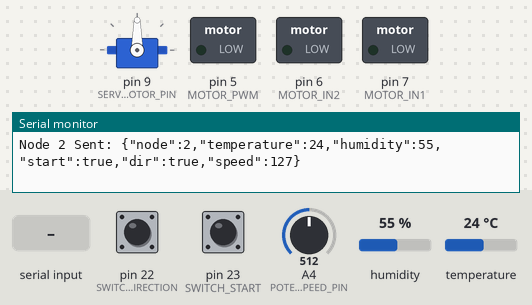
The sketch below on a simulated Arduino Mega 2560, built for the host (arithmetic inside an expression is 32-bit, double 64-bit). Parts: servo, switched loads named in the sketch (green lamp = pin HIGH), the last lines printed to the serial monitor. The inputs (shaded band) are chosen by the test bench; at power-on: A4 (POTENTIAL_SPEED_PIN) = 512, pin 22 (SWITCH_DIRECTION) HIGH, pin 23 (SWITCH_START) HIGH, humidity 55 %, temperature 24 °C.

Above: at 1.2 s.
1.3 s: "1\n" received over the second serial link
At 2.3 s:
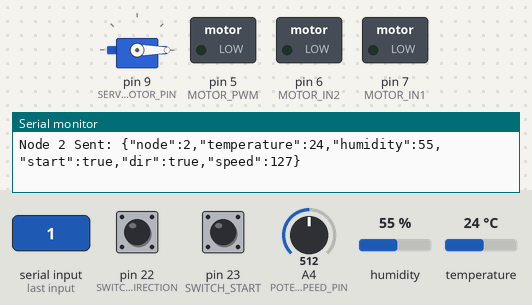
4.6 s: A4 (POTENTIAL_SPEED_PIN) set to 416
6.1 s: A4 (POTENTIAL_SPEED_PIN) set to 395
Timing chart, 0 to 9.1 s (numbered marks = the images above; inputs shaded):
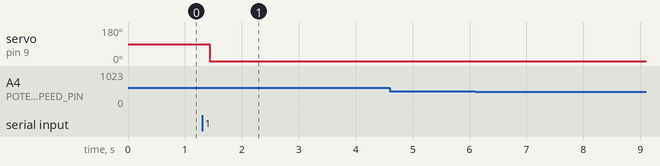

Measured:
- after the input at 1.3 s, servo on pin 9 (SERVOMOTOR_PIN): 90° → 0° after 0.13 s

The sketch:

node2.ino
```cpp
#include <DHT.h>
#include <ArduinoJson.h>
#include <Servo.h>

#define DHTPIN 8
#define DHTTYPE DHT11
#define SWITCH_START 23
#define SWITCH_DIRECTION 22
#define POTENTIAL_SPEED_PIN A4
#define SERVOMOTOR_PIN 9
#define MOTOR_IN1 7
#define MOTOR_IN2 6
#define MOTOR_PWM 5

Servo servo2;
DHT dht(DHTPIN, DHTTYPE);

void setup() {
  Serial1.begin(9600);
  Serial.begin(9600);
  dht.begin();
  pinMode(SWITCH_START, INPUT_PULLUP);
  pinMode(SWITCH_DIRECTION, INPUT_PULLUP);
  pinMode(MOTOR_IN1, OUTPUT);
  pinMode(MOTOR_IN2, OUTPUT);
  pinMode(MOTOR_PWM, OUTPUT);
  servo2.attach(SERVOMOTOR_PIN);
}

void loop() {

  float temperature = dht.readTemperature();
  float humidity = dht.readHumidity();
  bool startState = digitalRead(SWITCH_START);
  bool dirState = digitalRead(SWITCH_DIRECTION);
  int potSpeed = analogRead(POTENTIAL_SPEED_PIN);
  int motorSpeed = map(potSpeed, 0, 1023, 0, 255);


  if (isnan(temperature) || isnan(humidity)) {
    Serial.println("DHT sensor read failed!");
    return;
  }


  sendJsonData(temperature, humidity, startState, dirState, motorSpeed);


  if (Serial1.available()) {
    processReceivedData();
  }

  delay(150);
}

void sendJsonData(float temp, float hum, bool start, bool dir, int speed) {
  JsonDocument doc;
  doc["node"] = 2;
  doc["temperature"] = temp;
  doc["humidity"] = hum;
  doc["start"] = start;
  doc["dir"] = dir;
  doc["speed"] = speed;

  char jsonOutput[2048];
  serializeJson(doc, jsonOutput);
  Serial1.println(jsonOutput);
  Serial.print("Node 2 Sent: ");
  Serial.println(jsonOutput);
}

void processReceivedData() {
  String receivedData = Serial1.readStringUntil('\n');
  JsonDocument docReceived;
  DeserializationError error = deserializeJson(docReceived, receivedData);

  if (error) {
    Serial.print("Node 1 Parse Error: ");
    Serial.println(error.c_str());
  } else {
    int servoAngle = docReceived["servo_servoAngle"];
    int ldrValue = docReceived["ldr"];


    servo2.write(servoAngle);


    bool motorStart = docReceived["start"];
    bool motorDir = docReceived["dir"];
    int motorSpeed = docReceived["speed"];
    controlMotor(motorStart, motorDir, motorSpeed);

    Serial.print("Node 1 Data: Angle=");
    Serial.print(servoAngle);
    Serial.print(", LDR=");
    Serial.print(ldrValue);
    Serial.print(", Motor Start=");
    Serial.print(motorStart);
    Serial.print(", Motor Dir=");
    Serial.print(motorDir);
    Serial.print(", Motor Speed=");
    Serial.println(motorSpeed);
  }
}


void controlMotor(bool motorStart, bool motorDir, int motorSpeed) {
  if (motorStart) {
    digitalWrite(MOTOR_IN1, motorDir ? HIGH : LOW);
    digitalWrite(MOTOR_IN2, motorDir ? LOW : HIGH);
    analogWrite(MOTOR_PWM, motorSpeed);
  } else {
    stopMotor();
  }
}


void stopMotor() {
  digitalWrite(MOTOR_IN1, LOW);
  digitalWrite(MOTOR_IN2, LOW);
  analogWrite(MOTOR_PWM, 0);
  delay(100);
}
```
